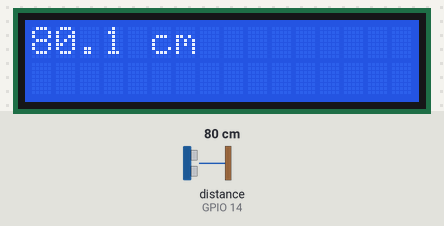
Recording of a program running on a simulated ESP32 board running MicroPython. Parts: 16×2 character LCD. The inputs (shaded band) are chosen by the test bench; at power-on: distance to the obstacle (sensor on GPIO 14) 80 cm. The echo pulse lasts 58.3 µs per cm; library files of the repository ran but are not shown: lcd_api.py, i2c_lcd.py, HCSR04.py; what the program prints to the serial console is not drawn.

Above: at 0.3 s.
1.4 s: distance to the obstacle (sensor on GPIO 14) set to 120 cm
At 3.1 s:
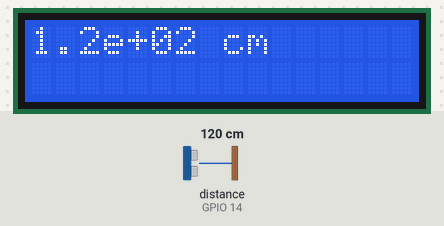
5.7 s: distance to the obstacle (sensor on GPIO 14) set to 2 cm
At 6.7 s:
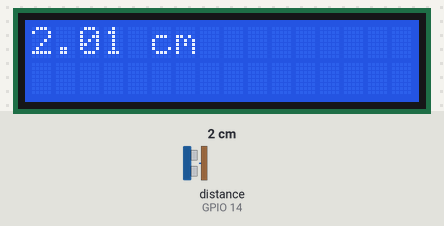
8.5 s: distance to the obstacle (sensor on GPIO 14) set to 4 cm
At 10.2 s:
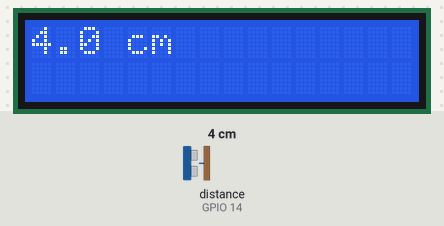
Timing chart, 0 to 11.7 s (numbered marks = the images above; inputs shaded):
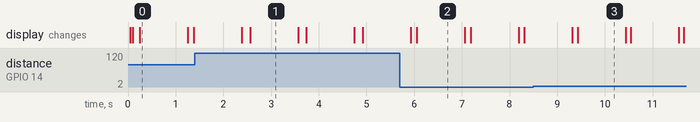

The program:

distanceLCD.py
```python
import machine
from machine import SoftI2C, Pin
from lcd_api import LcdApi
from i2c_lcd import I2cLcd
# Complete project details at https://RandomNerdTutorials.com/micropython-hc-sr04-ultrasonic-esp32-esp8266/
from HCSR04 import HCSR04
from time import sleep

I2C_ADDR = 0x27
totalRows = 2
totalColumns = 16

i2c = SoftI2C(scl=Pin(22), sda=Pin(21), freq=10000)     #initializing the I2C method for ESP32
#i2c = I2C(scl=Pin(5), sda=Pin(4), freq=10000)       #initializing the I2C method for ESP8266
lcd = I2cLcd(i2c, I2C_ADDR, totalRows, totalColumns)
# ESP32
sensor = HCSR04(trigger_pin=12, echo_pin=14, echo_timeout_us=10000)

# ESP8266
#sensor = HCSR04(trigger_pin=12, echo_pin=14, echo_timeout_us=10000)

while True:
    lcd.clear()
    distance = sensor.distance_cm()
    print('Distance:', distance, 'cm')
    lcd.putstr('{:.3} cm'.format(distance))
    sleep(1)
```

Measured:
- after the input at 1.4 s, the display: first differs from a run without the input after 1.2 s (image 1)
- after the input at 5.7 s, the display: first differs from a run without the input after 0.35 s (image 2)
- after the input at 8.5 s, the display: first differs from a run without the input after 0.93 s (image 3)
- what the display in image 0 shows lasts 1.1 s, from 0.2 s to 1.3 s
